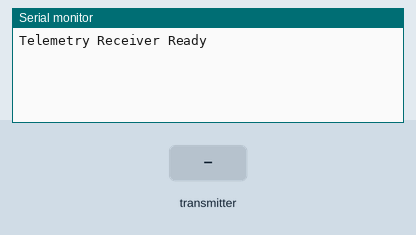
This sketch was run on a simulated Arduino Uno, built with avr-gcc and run on an emulated ATmega328P. Parts: the last lines printed to the serial monitor. The inputs (shaded band) are chosen by the test bench. No radio packets arrive unless stated.

Above: at 1.2 s.
1.3 s: the transmitter starts sending topSpeed = 0
At 1.37 s:
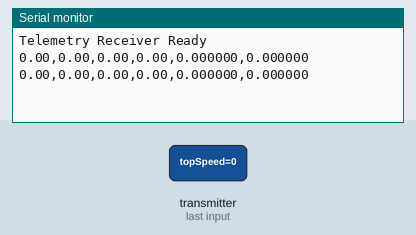
3.2 s: the transmitter starts sending speed = 0
6.2 s: the transmitter starts sending maxAltitude = 25
At 6.47 s:
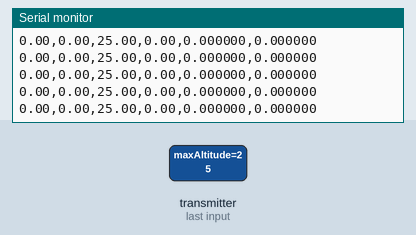

The sketch:

reciever.ino
```cpp
/**
 * Program......: Arduino Telemetry Reciever
 * Author.......: Michael Rouse
 * Description..: Arduino Code for the telemetry reciever
 */

#include <SPI.h>
#include <nRF24L01.h>
#include <RF24.h>
#include <RF24_config.h>
#include <EEPROM.h>
#include "MEMORY.h"
#include "printf.h"
#include <RCTelemetry.h>

/**
 * Global Variables
 */
RF24 radio(9, 10); // Setup the Radio on SPI Bus, as well as pins 9 and 10

TelemetryData data; // Holds incoming telemetry packet data


/**
 * Function.....: Setup
 * Description..: Runs once when Arduino is powered on
 */
void setup()
{
  Serial.begin(BAUD_RATE);

  // Radio Setup
  radio.begin();
  radio.setPALevel(RF24_PA_MAX);
  radio.setDataRate(RF24_250KBPS);
  radio.setChannel(RADIO_CHANNEL);
  radio.openReadingPipe(1, RADIO_ADDRESS);  // For receiving telemetry
  radio.startListening();

  Serial.println("Telemetry Receiver Ready\n");
}

/**
 * Function.....: Loop
 * Description..: Main program, runs as long as the Arduino is powerd on
 */
void loop()
{
  if (radio.available()) // Check for incoming data from transmitter
  {
    while (!radio.read(&data, TELEM_PACKET_SIZE));  // Receive the data

    // Print the data
    Serial.print(data.topSpeed); Serial.print(",");
    Serial.print(data.speed); Serial.print(",");
    Serial.print(data.maxAltitude); Serial.print(",");
    Serial.print(data.altitude); Serial.print(",");
    Serial.print(data.latitude, 6); Serial.print(",");
    Serial.print(data.longitude, 6); Serial.print("\n");
  }
}
```

MEMORY.h
```cpp
#ifndef MEMORY_h
#define MEMORY_h


/**
 *  Memory Stuff (Do not touch)
 */
template <class T> int EEPROM_write(int ee, const T& value)
{
    const byte* p = (const byte*)(const void*)&value;
    unsigned int i;
    for (i = 0; i < sizeof(value); i++)
          EEPROM.write(ee++, *p++);
    return i;
}

template <class T> int EEPROM_read(int ee, T& value)
{
    byte* p = (byte*)(void*)&value;
    unsigned int i;
    for (i = 0; i < sizeof(value); i++)
          *p++ = EEPROM.read(ee++);
    return i;
}


#endif
```

printf.h
```cpp
// (licence header left out)
/**
 * @file printf.h
 *
 * Setup necessary to direct stdout to the Arduino Serial library, which
 * enables 'printf'
 */

#ifndef __PRINTF_H__
#define __PRINTF_H__

#ifdef ARDUINO

int serial_putc( char c, FILE * )
{
  Serial.write( c );

  return c;
}

void printf_begin(void)
{
  fdevopen( &serial_putc, 0 );
}

#else
#error This example is only for use on Arduino.
#endif // ARDUINO

#endif // __PRINTF_H__
```

Measured:
- after the input at 1.3 s, the serial monitor: prints a new line at once (image 1)
- after the input at 6.2 s, the serial monitor: prints a new line at once (image 2)
